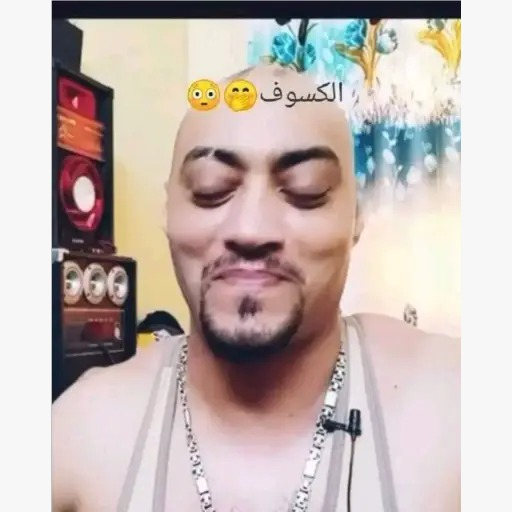
#> input picture Lab02/person_with_background.jpg, 512 x 512 px
$ jupyter execute Lab02.ipynb
#> lines starting #> are read from the running program, lines starting #| are printed output that depends on the picture; after the words box and inside, x2 and y2 are one past the last pixel; in counts of white or black regions, pixels touching at a corner belong together
# Lab Assignment #02

This notebook covers the following:
- **Task 1:** Selective focus (Portrait mode effect) using masks and Gaussian Blur.
- **Task 2:** Pencil sketch effect using Color Dodge blending and Canny edge detection.

## Environment Setup

[cell 1]
import cv2
import numpy as np
import matplotlib.pyplot as plt

# Helper function to display images inline
def show_image(title, image, cmap=None):
    plt.figure(figsize=(6, 6))
    plt.imshow(image, cmap=cmap)
    plt.title(title)
    plt.axis('off')
    plt.show()

## Task 1: Portrait Mode Effect

Create a filter that mimics a portrait mode on a smartphone, where the subject is in focus but the background is artistically blurred.

[cell 2]
# 1. Load the original image
img_path_1 = 'person_with_background.jpg'
img1 = cv2.imread(img_path_1)
#> img1 is the input picture: shape (512, 512, 3); mean B, G, R 178.8, 183.1, 196.4

if img1 is not None:
    # Convert from BGR to RGB for Matplotlib
    img1_rgb = cv2.cvtColor(img1, cv2.COLOR_BGR2RGB)

    # 2. Create an elliptical mask
    # Using black (0) inside the ellipse and white (255) outside,
    # but we will invert it to extract the sharp subject later, since cv2.bitwise_and keeps pixels where mask > 0.
    mask = np.ones(img1.shape[:2], dtype=np.uint8) * 255

    center = (img1.shape[1] // 2, int(img1.shape[0] // 2.5))
#> center = (256, 204)
    axes = (img1.shape[1] // 5, int(img1.shape[0] // 3.5))
#> axes = (102, 146)
    cv2.ellipse(mask, center, axes, 0, 0, 360, 0, -1) # Fill inside with black (0)
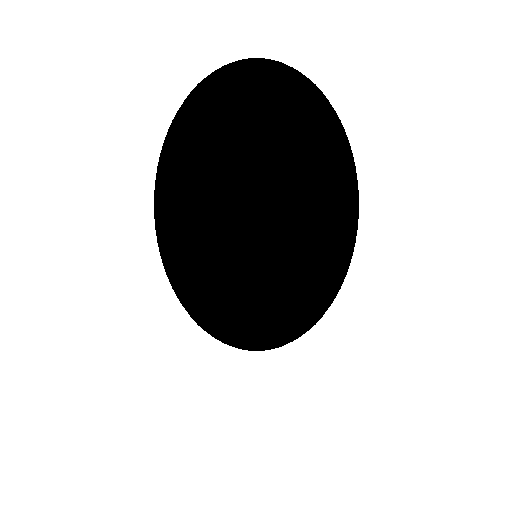
#> mask: shape (512, 512); 82% white; 1 black region, box (x1, y1, x2, y2) and area: (154, 58, 359, 351) 47135

    # Mask for the subject (white inside, black outside)
    mask_subject = cv2.bitwise_not(mask)

    # 3. Create a heavily blurred version of the entire original image
    # The kernel size should be an odd number. Larger kernel = more blur.
    blurred_img = cv2.GaussianBlur(img1_rgb, (51, 51), 0)

    # 4. Use bitwise operations to combine the images
    # Extract the sharp subject using the inverted mask (white on subject)
    sharp_subject = cv2.bitwise_and(img1_rgb, img1_rgb, mask=mask_subject)
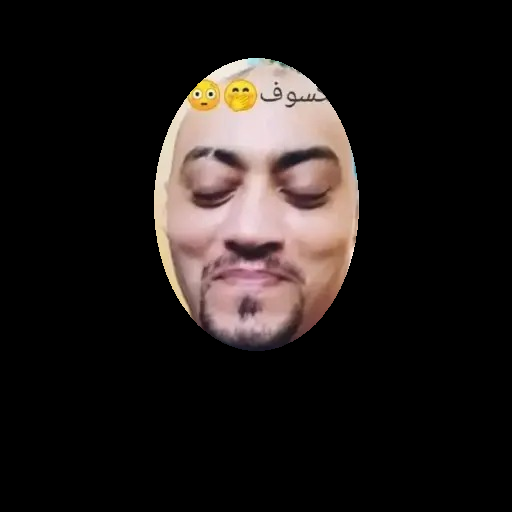
#> sharp_subject: shape (512, 512, 3); mean R, G, B 33.2, 27.4, 25.5

    # Extract the blurred background using the original mask (white on background)
    blurred_background = cv2.bitwise_and(blurred_img, blurred_img, mask=mask)
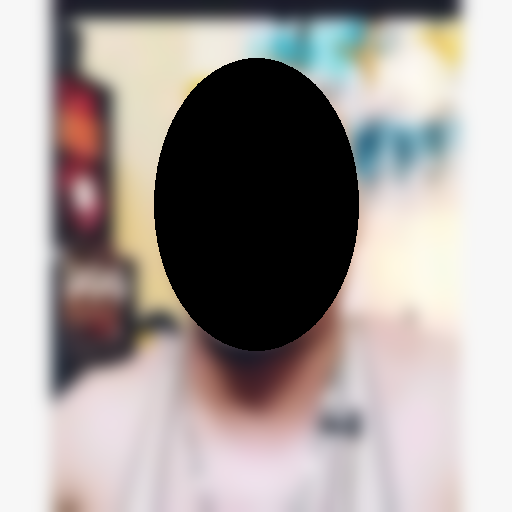
#> blurred_background: shape (512, 512, 3); mean R, G, B 163.2, 155.5, 153.1

    # Combine both to get the final "selective focus" image
    selective_focus_img = cv2.bitwise_or(sharp_subject, blurred_background)
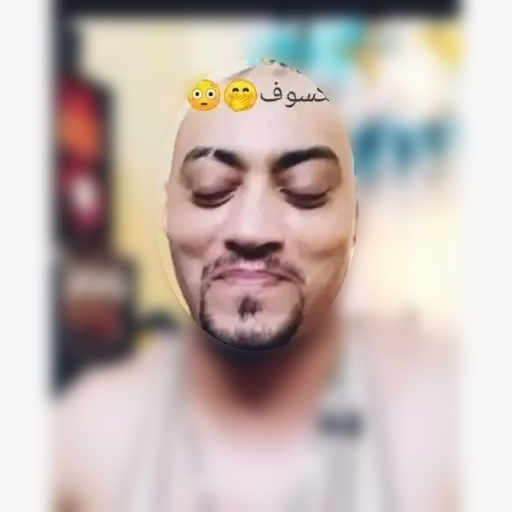
#> selective_focus_img: shape (512, 512, 3); mean R, G, B 196.4, 182.9, 178.6

    # Display results
    show_image("Original Image", img1_rgb)
    show_image("Elliptical Mask (Background is White)", mask, cmap='gray')
    show_image("Selective Focus / Portrait Mode", selective_focus_img)

## Task 2: Pencil Sketch Effect

Convert a photograph into a pencil-sketch-like drawing using color dodging, and compare it with the Canny edge detector.

[cell 3]
# 1. Load a color image
img_path_2 = 'portrait.jpg'
img2 = cv2.imread(img_path_2)
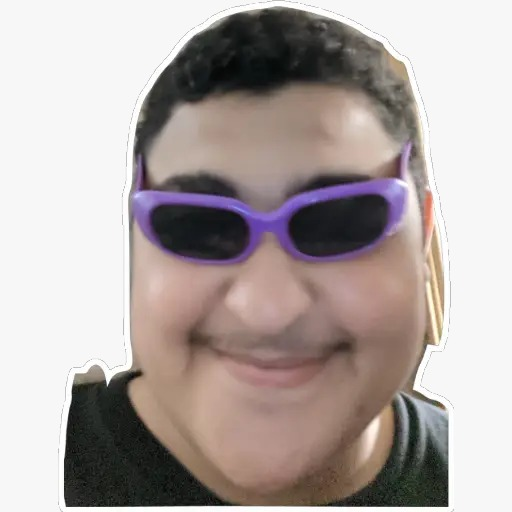
#> input picture Lab02/portrait.jpg, 512 x 512 px
#> img2 is the input picture: shape (512, 512, 3); mean B, G, R 163.6, 166.3, 176.2

if img2 is not None:
    # Convert for display
    img2_rgb = cv2.cvtColor(img2, cv2.COLOR_BGR2RGB)

    # 2. Invert and Blur
    # Convert to grayscale
    gray_img = cv2.cvtColor(img2, cv2.COLOR_BGR2GRAY)
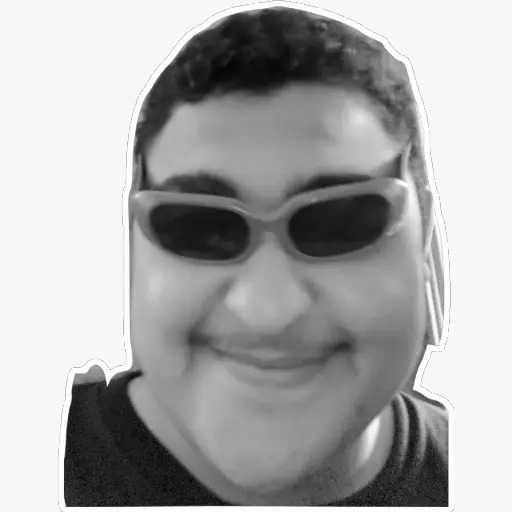
#> gray_img: shape (512, 512); min 5, max 255, mean 169

    # Invert the grayscale image
    inverted_img = cv2.bitwise_not(gray_img)
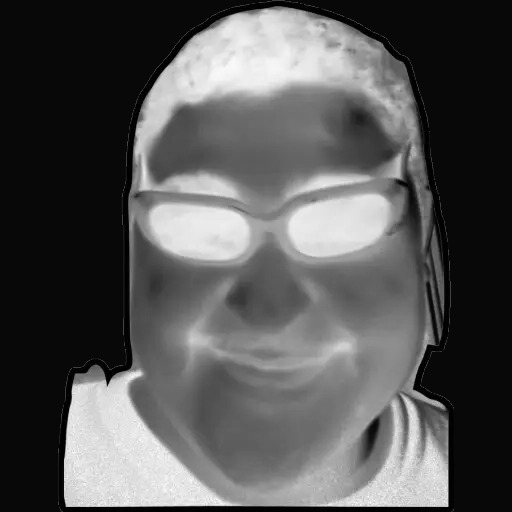
#> inverted_img: shape (512, 512); min 0, max 250, mean 86

    # Apply a Gaussian blur
    # Adjust the kernel size to change the thickness/texture of the sketch lines
    blurred_inverted = cv2.GaussianBlur(inverted_img, (31, 31), 0)
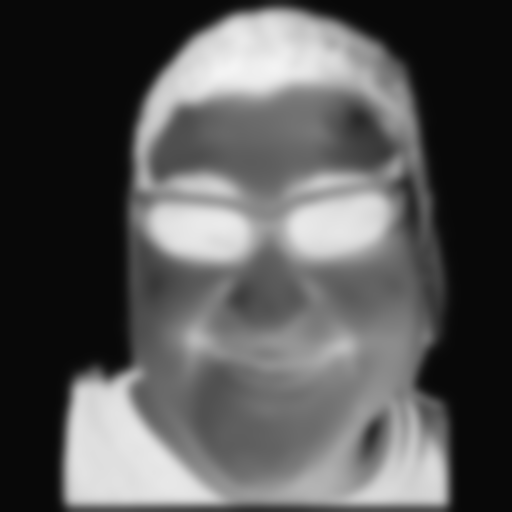
#> blurred_inverted: shape (512, 512); min 8, max 244, mean 86.1

    # 3. Create the Sketch using "Color Dodge" blend mode
    sketch_color_dodge = cv2.divide(gray_img, 255 - blurred_inverted, scale=256)
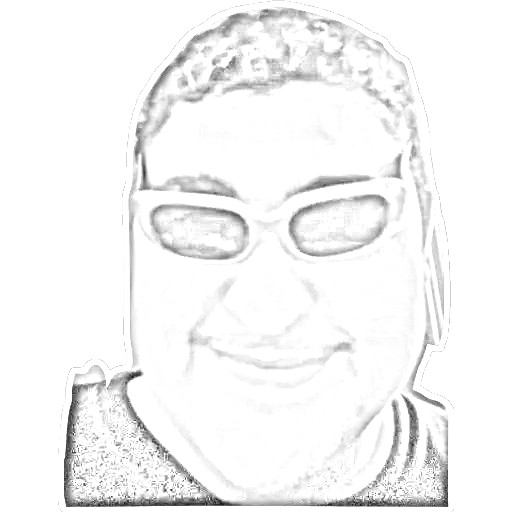
#> sketch_color_dodge: shape (512, 512); min 18, max 255, mean 245.1

    # 4. Alternative Method: Canny Edge Detector
    edges = cv2.Canny(gray_img, 30, 75)
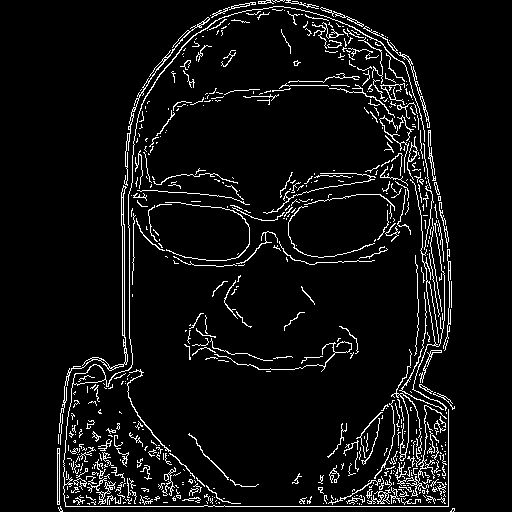
#> edges: shape (512, 512); 6.1% white in thin lines or dots, all inside (x1, y1, x2, y2) = (57, 0, 455, 512)

    # Invert edges so that the background is white and the lines are black (like a sketch)
    sketch_canny = cv2.bitwise_not(edges)

    # Display real comparison
    show_image("Original Portrait", img2_rgb)
    show_image("Pencil Sketch (Color Dodge Blend)", sketch_color_dodge, cmap='gray')
    show_image("Pencil Sketch (Canny Edges)", sketch_canny, cmap='gray')
